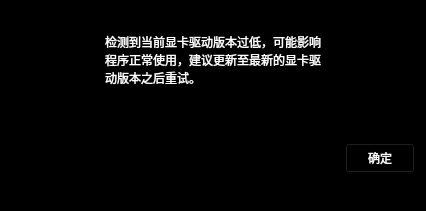
<?xml version="1.0" encoding="UTF-8"?>
<ui version="4.0">
 <class>AMDAdapterCheck</class>
 <widget class="QWidget" name="AMDAdapterCheck">
  <property name="geometry">
   <rect>
    <x>0</x>
    <y>0</y>
    <width>426</width>
    <height>211</height>
   </rect>
  </property>
  <property name="windowTitle">
   <string>AMDAdapterCheck</string>
  </property>
  <property name="styleSheet">
   <string notr="true">background-color: rgb(0, 0, 0);</string>
  </property>
  <layout class="QVBoxLayout" name="verticalLayout">
   <property name="spacing">
    <number>0</number>
   </property>
   <property name="leftMargin">
    <number>0</number>
   </property>
   <property name="topMargin">
    <number>0</number>
   </property>
   <property name="rightMargin">
    <number>0</number>
   </property>
   <property name="bottomMargin">
    <number>0</number>
   </property>
   <item>
    <widget class="QWidget" name="widget" native="true">
     <layout class="QHBoxLayout" name="horizontalLayout">
      <property name="topMargin">
       <number>25</number>
      </property>
      <item alignment="Qt::AlignHCenter">
       <widget class="QLabel" name="label">
        <property name="styleSheet">
         <string notr="true">color: rgb(255, 255, 255);
font: 12pt &quot;Arial&quot;;</string>
        </property>
        <property name="text">
         <string>检测到当前显卡驱动版本过低，可能影响
程序正常使用，建议更新至最新的显卡驱
动版本之后重试。</string>
        </property>
       </widget>
      </item>
     </layout>
    </widget>
   </item>
   <item>
    <widget class="QWidget" name="widget_2" native="true">
     <layout class="QHBoxLayout" name="horizontalLayout_2">
      <item>
       <spacer name="horizontalSpacer">
        <property name="orientation">
         <enum>Qt::Horizontal</enum>
        </property>
        <property name="sizeHint" stdset="0">
         <size>
          <width>40</width>
          <height>20</height>
         </size>
        </property>
       </spacer>
      </item>
      <item>
       <widget class="QPushButton" name="pushButton_accept">
        <property name="minimumSize">
         <size>
          <width>70</width>
          <height>30</height>
         </size>
        </property>
        <property name="maximumSize">
         <size>
          <width>70</width>
          <height>30</height>
         </size>
        </property>
        <property name="styleSheet">
         <string notr="true">border-image: url(:/sysButton/img/sysButton/okButtonOn.png);
color: rgb(255, 255, 255);
font: 10pt &quot;Arial&quot;;</string>
        </property>
        <property name="text">
         <string>确定</string>
        </property>
       </widget>
      </item>
     </layout>
    </widget>
   </item>
  </layout>
 </widget>
 <layoutdefault spacing="6" margin="11"/>
 <resources>
  <include location="../project/VhallLive.qrc"/>
 </resources>
 <connections/>
</ui>
